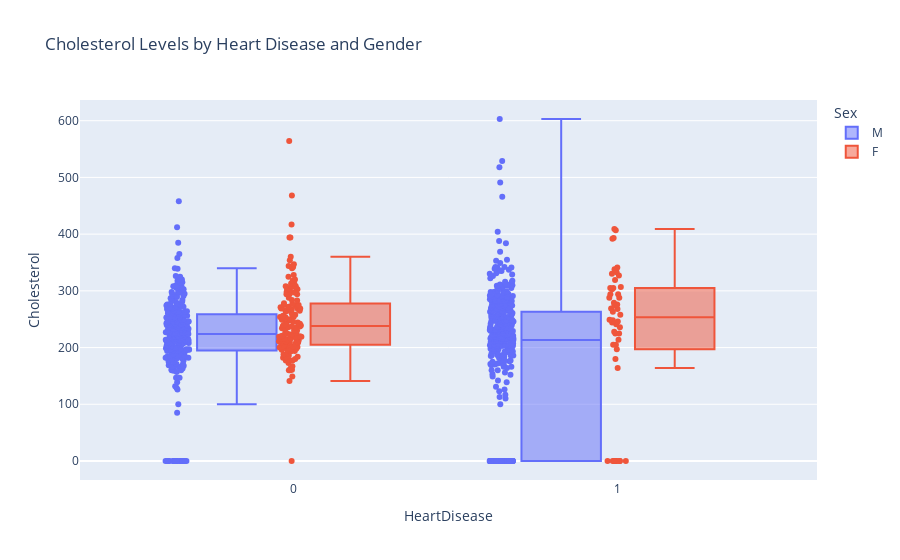

The notebook cell this image was saved under:
### Code cell
fig = px.box(df, x='HeartDisease', y='Cholesterol', color='Sex', points='all',
             title="Cholesterol Levels by Heart Disease and Gender")
fig.show()

### Figure 1 — Plotly figure (JSON) as saved in the notebook; plotly's stock layout.template omitted (floating-point values rounded to 4 significant figures; data arrays with more than 128 entries replaced by an {"elided": "..."} marker saying what was removed)
{"data": [{"alignmentgroup": "True", "boxpoints": "all", "hovertemplate": "Sex=M<br>HeartDisease=%{x}<br>Cholesterol=%{y}<extra></extra>", "legendgroup": "M", "marker": {"color": "#636efa"}, "name": "M", "notched": false, "offsetgroup": "M", "orientation": "v", "showlegend": true, "type": "box", "x": {"elided": "725 int values"}, "x0": " ", "xaxis": "x", "y": {"elided": "725 int values"}, "y0": " ", "yaxis": "y"}, {"alignmentgroup": "True", "boxpoints": "all", "hovertemplate": "Sex=F<br>HeartDisease=%{x}<br>Cholesterol=%{y}<extra></extra>", "legendgroup": "F", "marker": {"color": "#EF553B"}, "name": "F", "notched": false, "offsetgroup": "F", "orientation": "v", "showlegend": true, "type": "box", "x": {"elided": "193 int values"}, "x0": " ", "xaxis": "x", "y": {"elided": "193 int values"}, "y0": " ", "yaxis": "y"}], "layout": {"boxmode": "group", "legend": {"title": {"text": "Sex"}, "tracegroupgap": 0}, "title": {"text": "Cholesterol Levels by Heart Disease and Gender"}, "xaxis": {"anchor": "y", "domain": [0, 1], "title": {"text": "HeartDisease"}}, "yaxis": {"anchor": "x", "domain": [0, 1], "title": {"text": "Cholesterol"}}}}
